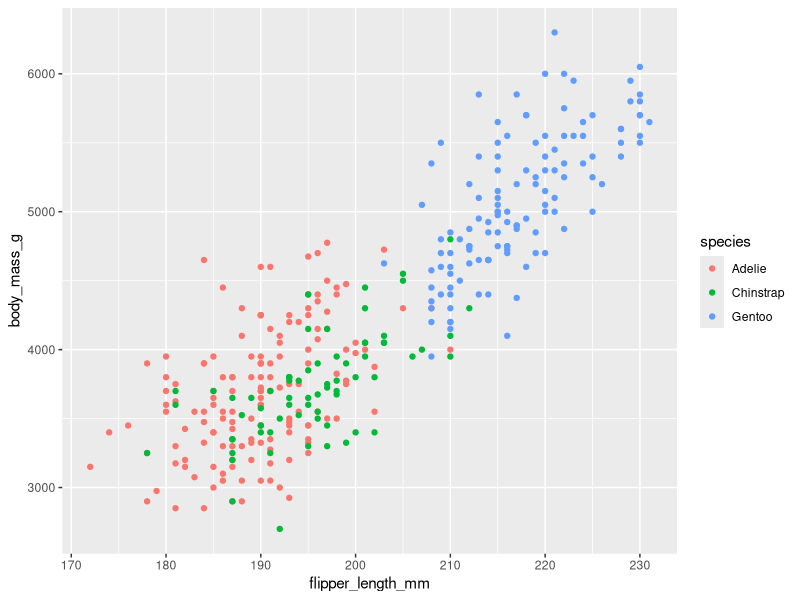
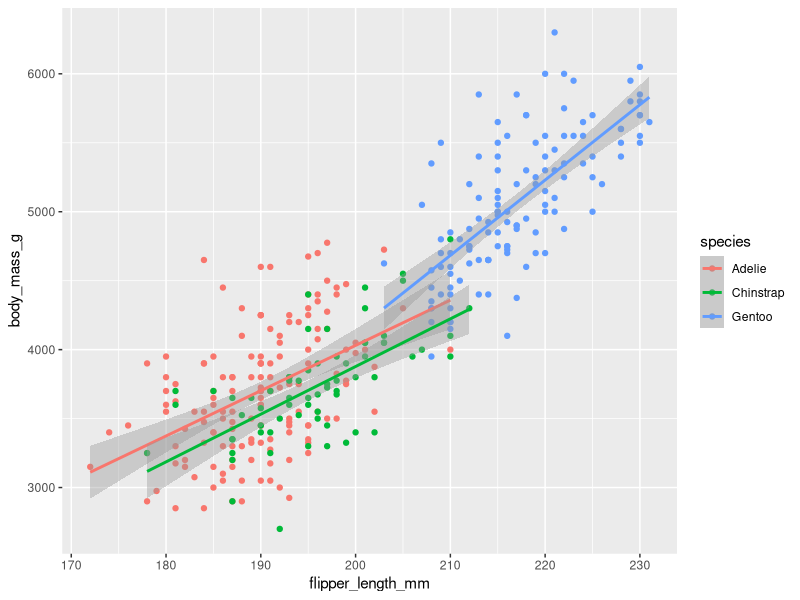
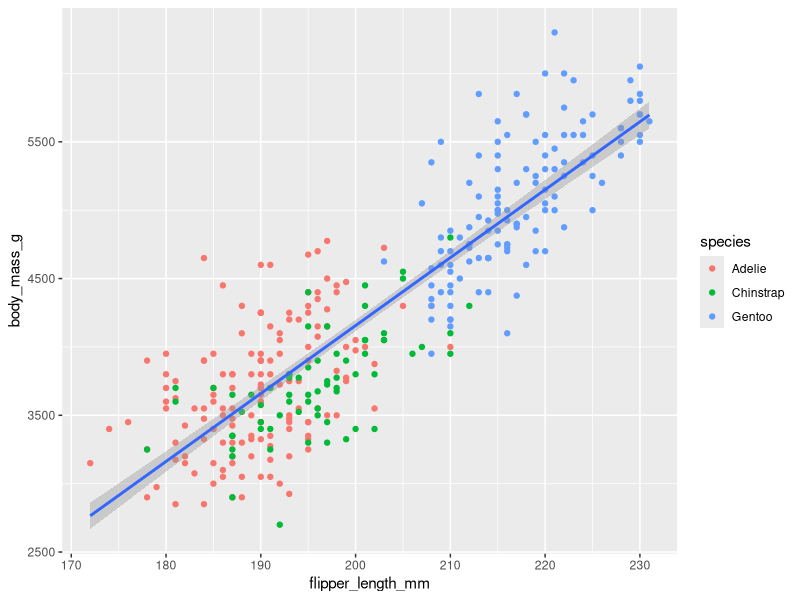
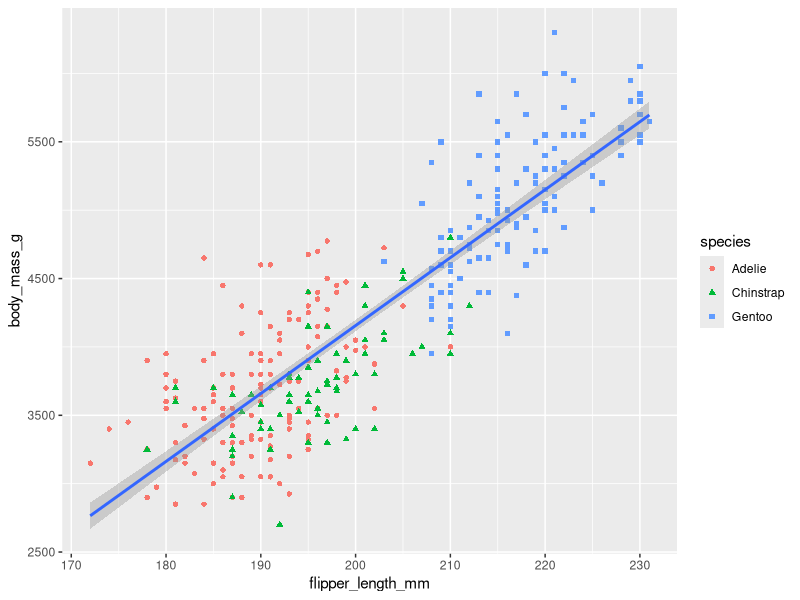
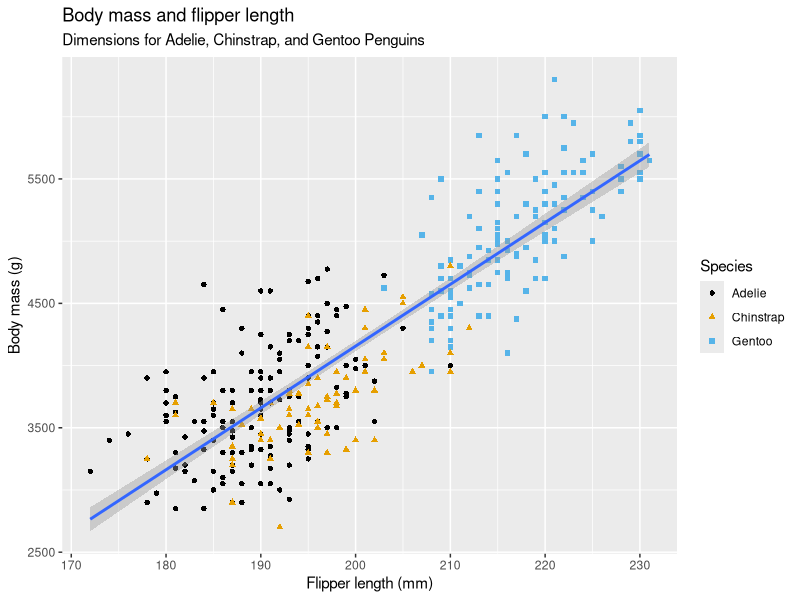
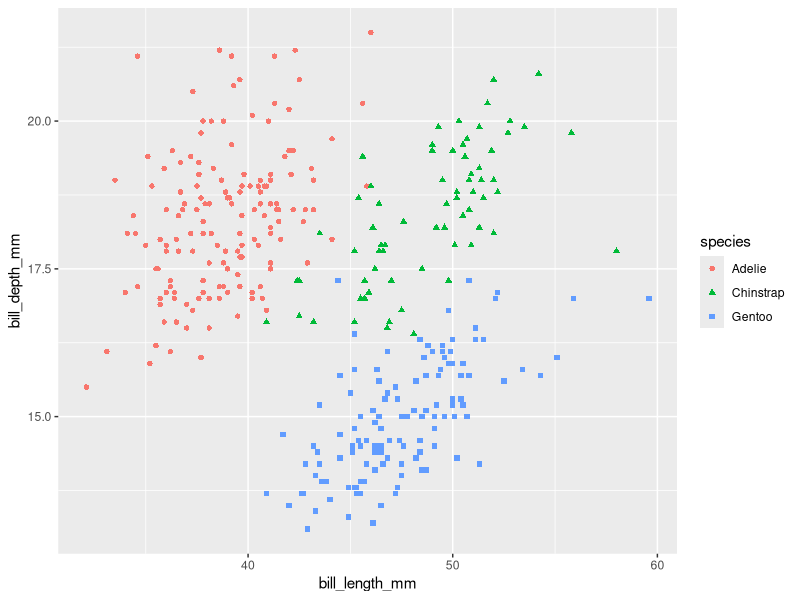
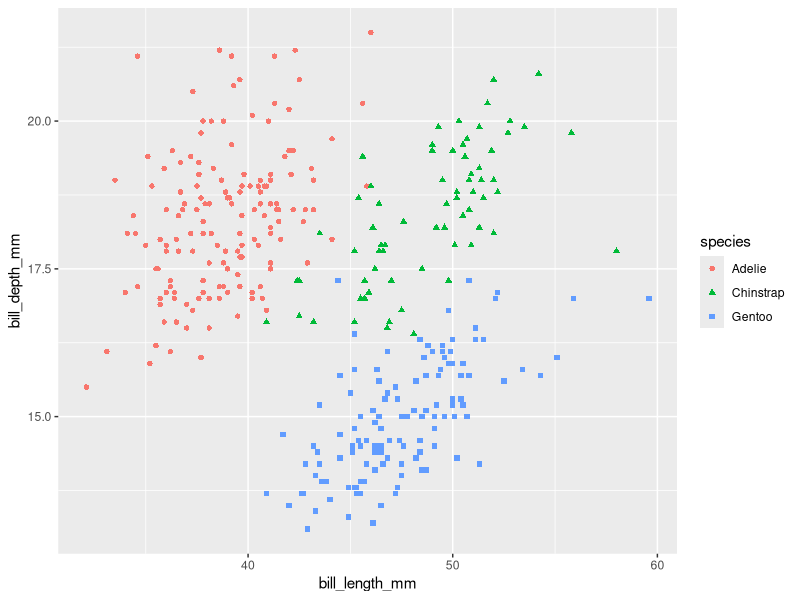
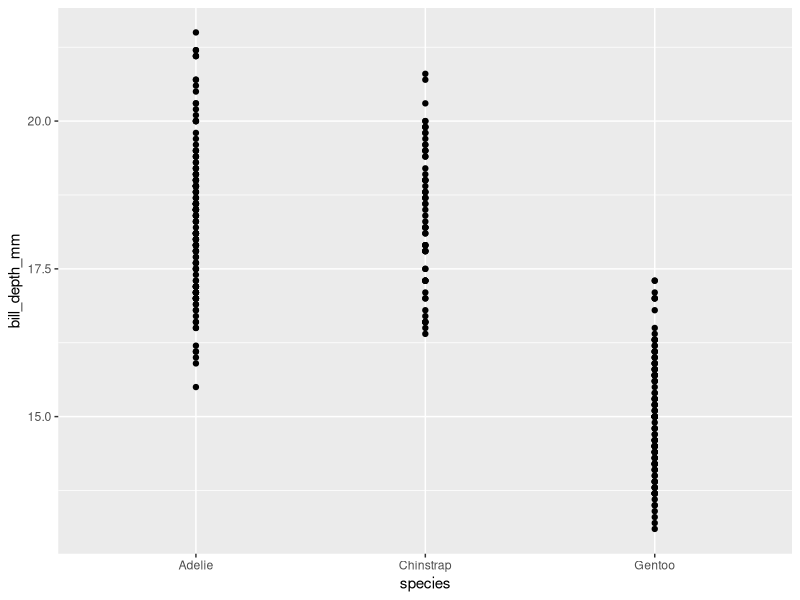

The R script that drew these images, in order: (Note: this script raises an error after producing the figures.)
library(tidyverse)
library(palmerpenguins)
library(ggthemes)

penguins

glimpse(penguins)

ggplot(
  data = penguins,
  mapping = aes(x = flipper_length_mm, y = body_mass_g, color = species)
) +
  geom_point()

ggplot(
  data = penguins,
  mapping = aes(x = flipper_length_mm, y = body_mass_g, color = species)
) +
  geom_point() +
  geom_smooth(method = "lm")

ggplot(
  data = penguins,
  mapping = aes(x = flipper_length_mm, y = body_mass_g)
) +
  geom_point(mapping = aes(color = species)) +
  geom_smooth(method = "lm")

ggplot(
  data = penguins,
  mapping = aes(x = flipper_length_mm, y = body_mass_g)
) +
  geom_point(mapping = aes(color = species, shape = species)) +
  geom_smooth(method = "lm")

ggplot(
  data = penguins,
  mapping = aes(x = flipper_length_mm, y = body_mass_g)
) +
  geom_point(aes(color = species, shape = species)) +
  geom_smooth(method = "lm") +
  labs(
    title = "Body mass and flipper length",
    subtitle = "Dimensions for Adelie, Chinstrap, and Gentoo Penguins",
    x = "Flipper length (mm)", y = "Body mass (g)",
    color = "Species", shape = "Species"
  ) +
  scale_color_colorblind()

# 1.2.5 Exercises

# 1. How many rows are in penguins? How many columns
dim(penguins) # 344 observations (rows), 8 variables (cols)

# 2. What does the bill_depth_mm variable in the penguins data frame describe?
# Read the help for ?penguins to find out.
?penguins # bill_depth_mm is a number denoting the the bill depth in millimeters

# 3. Make a scatterplot of bill_depth_mm vs. bill_length_mm.
# That is, make a scatterplot with bill_depth_mm on the y-axis and bill_length_mm on the x-axis.
# Describe the relationship between these two variables.
ggplot(data = penguins, mapping = aes(x = bill_length_mm, y = bill_depth_mm, color = species, shape = species)) + geom_point()
# without grouping by species, the data seems to be in clusters, and we can't describe an exact relationship.
ggplot(data = penguins, mapping = aes(x = bill_length_mm, y = bill_depth_mm, color = species, shape = species)) + geom_point()
# There seems to be a moderately strong positive linear relationship between bill_length_mm and bill_depth_mm, when we look at each species seperately.

# 4. What happens if you make a scatterplot of species vs. bill_depth_mm? What might be a better choice of geom?
ggplot(data = penguins, mapping = aes(x = species, y = bill_depth_mm)) + geom_point()
# we see three vertical lines representing the varying bill_depth_mm of observations in each species
# we can better use boxplots geom to visualize categorical variables against numerical variables
ggplot(data = penguins, mapping = aes(x = species, y = bill_depth_mm)) + geom_boxplot()

# 5. Why does the following give an error and how would you fix it?
ggplot(data = penguins) + geom_point()
# the error is caused by the `geom_point()` function call not being given its required aesthetics arguments for x and y
# we can fix this by giving the plot an aesthetic mapping in either the global level `ggplot` or within `geom_point`
# passing it the variables we want to plot for x and y (we choose species and bill_depth_mm here arbitrarily)
ggplot(data = penguins) + geom_point(mapping = aes(x = species, y = bill_depth_mm))

# 6. What does the na.rm argument do in geom_point()? What is the default value of the argument? Create a scatterplot where you successfully use this argument set to TRUE.
# > the `na.rm` argument removes missing values with a warning when the value is FALSE; when it is TRUE, the missing values are silently removed
# > the default value is FALSE
ggplot(data = penguins, mapping = aes(x = bill_length_mm, y = bill_depth_mm, color = species, shape = species)) + geom_point(na.rm = TRUE)

# 7. Add the following caption to the plot you made in the previous exercise: “Data come from the palmerpenguins package.” Hint: Take a look at the documentation for labs().
ggplot(data = penguins, mapping = aes(x = bill_length_mm, y = bill_depth_mm, color = species, shape = species)) + geom_point(na.rm = TRUE) +
  labs(caption = "Data comes from the palmerpenguins package.")

# 8. Recreate the following visualization. What aesthetic should bill_depth_mm be mapped to? And should it be mapped at the global level or at the geom level?
ggplot(data = penguins, mapping = aes(x = flipper_length_mm, y = body_mass_g)) +
  geom_point(mapping = aes(color = bill_depth_mm)) +
  geom_smooth()
# > bill_depth_mm should be mapping at the geom level as geom_smooth would otherwise need a different scale

# 9. Run this code in your head and predict what the output will look like. Then, run the code in R and check your predictions.
ggplot(
  data = penguins,
  mapping = aes(x = flipper_length_mm, y = body_mass_g, color = island)
) +
  geom_point() +
  geom_smooth(se = FALSE)
# > prediction: scatterplot of flipper_length vs body_mass, with observations grouped by island using color, and the line will not have an interval around it
# > results: mostly right, but I thought there would only be one line; here the colors are mapped globally, so we have 3 lines instead of 1 (if it were mapped at the geom level)

# 10. Will these two graphs look different? Why/why not?
# > No, it shouldn't be cause the aesthetic mappings are the same and inherited
ggplot(
  data = penguins,
  mapping = aes(x = flipper_length_mm, y = body_mass_g)
) +
  geom_point() +
  geom_smooth()

ggplot() +
  geom_point(
    data = penguins,
    mapping = aes(x = flipper_length_mm, y = body_mass_g)
  ) +
  geom_smooth(
    data = penguins,
    mapping = aes(x = flipper_length_mm, y = body_mass_g)
  )


### 1.4 Visualizing distributions
ggplot(penguins, aes(x = species)) +
  geom_bar()

ggplot(penguins, aes(x = fct_infreq(species))) + geom_bar()

ggplot(penguins, aes(x = body_mass_g)) + geom_histogram(binwidth = 200)
ggplot(penguins, aes(x = body_mass_g)) + geom_histogram(binwidth = 20)
ggplot(penguins, aes(x = body_mass_g)) + geom_histogram(binwidth = 2000)
ggplot(penguins, aes(x = body_mass_g)) + geom_density()

## 1.4.3 Exercises

# 1. Make a bar plot of species of penguins, where you assign species to the y aesthetic. How is this plot different?
ggplot(penguins, aes(y = species)) + geom_bar()
# > the categorical variable `species` is on the y-axis instead, so the bar projects horizontally to right

# 2. How are the following two plots different? Which aesthetic, color or fill, is more useful for changing the color of bars?
ggplot(penguins, aes(x = species)) +
  geom_bar(color = "red")

ggplot(penguins, aes(x = species)) +
  geom_bar(fill = "red")
# > the `color` aesthetic changes the outline color of the bar, while the `fill` aesthetic changes the shape of the area inside theb ars
# > `fill` is the more useful aesthetic here for changing the color of the bars

# 3. What does the bins argument in geom_histogram() do?
ggplot(penguins, aes(x = body_mass_g)) + geom_histogram(bins=10)
ggplot(penguins, aes(x = body_mass_g)) + geom_histogram(bins=60)
# > the `bins` argument allows users to specify the desired number of bins instead of binwidth; R will compute binwidth based on the specified number of bins

# 4. Make a histogram of the carat variable in the diamonds dataset that is available when you load the tidyverse package. Experiment with different binwidths. What binwidth reveals the most interesting patterns?
summary(diamonds)
dim(diamonds)
ggplot(diamonds, aes(x = carat)) + geom_histogram()
ggplot(diamonds, aes(x = carat)) + geom_histogram(binwidth=0.2)
ggplot(diamonds, aes(x = carat)) + geom_histogram(binwidth=0.1)
ggplot(diamonds, aes(x = carat)) + geom_histogram(binwidth=0.05)
ggplot(diamonds, aes(x = carat)) + geom_histogram(binwidth=0.025)
ggplot(diamonds, aes(x = carat)) + geom_histogram(binwidth=0.0125)
ggplot(diamonds, aes(x = carat)) + geom_histogram(binwidth=0.00625)
# > the most interesting pattern is probably binwidth of 0.025

### 1.5 Visualizing relationships
# 1 numerical and 1 categorical variable
ggplot(penguins, aes(x = species, y = body_mass_g)) + geom_boxplot()

ggplot(penguins, aes(x = body_mass_g, color = species)) + geom_density(linewidth = 0.75)

ggplot(penguins, aes(x = body_mass_g, color = species, fill = species)) + geom_density(alpha = 0.5)

# two categorical variables
ggplot(penguins, aes(x = island, fill = species)) + geom_bar()
ggplot(penguins, aes(x = island, fill = species)) + geom_bar(position = "fill")

# two numerical variables
ggplot(penguins, aes(x = flipper_length_mm, y = body_mass_g)) +
  geom_point()

# three or more variables
ggplot(penguins, aes(x = flipper_length_mm, y = body_mass_g)) +
  geom_point(aes(color = species, shape = island))

ggplot(penguins, aes(x = flipper_length_mm, y = body_mass_g)) +
  geom_point(aes(color = species, shape = species)) +
  facet_wrap(~island)

### 1.5.5 Exercises

# 1. The mpg data frame that is bundled with the ggplot2 package contains 234 observations collected by the US Environmental Protection Agency on 38 car models. Which variables in mpg are categorical? Which variables are numerical? (Hint: Type ?mpg to read the documentation for the dataset.) How can you see this information when you run mpg?
?mpg
glimpse(mpg)
summary(mpg)
# > the variables that are of `chr` type are categorical; although some numerical variables like number of cylinders are arguably categorical too

# 2. Make a scatterplot of hwy vs. displ using the mpg data frame. Next, map a third, numerical variable to color, then size, then both color and size, then shape. How do these aesthetics behave differently for categorical vs. numerical variables?
ggplot(mpg, aes(x = hwy, y = displ)) + geom_point()
ggplot(mpg, aes(x = hwy, y = displ, color = cty)) + geom_point()
ggplot(mpg, aes(x = hwy, y = displ, size = cty)) + geom_point()
ggplot(mpg, aes(x = hwy, y = displ, color = cty, size = cty)) + geom_point()
ggplot(mpg, aes(x = hwy, y = displ, shape = cyl)) + geom_point() # error: # shape does not take a continuous, numerical variable
ggplot(mpg, aes(x = hwy, y = displ, shape = as.factor(cyl))) + geom_point()
ggplot(mpg, aes(x = hwy, y = displ, shape = drv)) + geom_point() # error: # shape does not take a continuous, numerical variable

# > `color` can take use both numerical and categorical variables
# > `size` should use ideally continuous numerical variables rather than discrete
# > `shape` can only take a categorical variable

# 3. In the scatterplot of hwy vs. displ, what happens if you map a third variable to linewidth?
ggplot(mpg, aes(x = hwy, y = displ)) + geom_point()
ggplot(mpg, aes(x = hwy, y = displ, linewidth = cty)) + geom_point()
ggplot(mpg, aes(x = hwy, y = displ, linewidth = cty)) + geom_point() + geom_smooth()
# > if we use a discrete variable for `linewidth`, it will connect the points between observations of the same factor level
# > if we use a continuous numeric variable for `linewidth`, it will change the density/darkness of the geom_smooth line, but this is not very obvious

# 4. What happens if you map the same variable to multiple aesthetics?
# > we are able to see the variable in more dimensions, especially for aesthetics like shape and color, which allows for a range
# > while for some aesthetics, it will just be the same plot but with a new feature, which may or may not enhance the visuals
ggplot(mpg, aes(x = hwy, y = hwy)) + geom_point(aes(color=hwy, size=hwy))

# 5. Make a scatterplot of bill_depth_mm vs. bill_length_mm and color the points by species. What does adding coloring by species reveal about the relationship between these two variables? What about faceting by species?
ggplot(penguins, aes(x = bill_depth_mm, y = bill_length_mm, color = species)) + geom_point() + geom_smooth()
# > adding the color reveals that there is a positive linear relationship between `bill_depth_mm` and `bill_length_mm`, which we wouldn't see if we didn't color the points by `species`
ggplot(penguins, aes(x = bill_depth_mm, y = bill_length_mm)) + geom_point() + geom_smooth() + facet_wrap(~species)
# > faceting does the same, but makes it easier to compare the effect of the variable on the x-axis on the response on the y-axis as the observations are in separate groups and don't overlap

# 6.Why does the following yield two separate legends? How would you fix it to combine the two legends?
ggplot(
  data = penguins,
  mapping = aes(
    x = bill_length_mm, y = bill_depth_mm, 
    color = species, shape = species
  )
) +
  geom_point() +
  labs(color = "Species")

# > there are two separate legends because we added a separate label for color of Species specifically,
# so we can either remove `labs` or add another argument `shape = Species`
ggplot(
  data = penguins,
  mapping = aes(
    x = bill_length_mm, y = bill_depth_mm
  )
) +
  geom_point(mapping = aes(color = species, shape = species)) +
  labs(shape = "Species", color = "Species")

# 7. Create the two following stacked bar plots. Which question can you answer with the first one? Which question can you answer with the second one?
ggplot(penguins, aes(x = island, fill = species)) +
  geom_bar(position = "fill")
# in the above plot, we can answer whether a species appears on an/any/all island; we can also answer questions about the composition of penguin species by island and compare them across islands
ggplot(penguins, aes(x = species, fill = island)) +
  geom_bar(position = "fill")
# in the second plot, we can answer where which islands a species is present on; also, we can answer how a particular species' population is distributed across islands (where do Adelies live on the most?)

## 1.6 saving your plots
ggplot(penguins, aes(x = flipper_length_mm, y = body_mass_g)) +
  geom_point()
ggsave(filename = "penguin-plot.png")

### 1.6.1 Exercises

# 1. Run the following lines of code. Which of the two plots is saved as mpg-plot.png? Why?
ggplot(mpg, aes(x = class)) +
  geom_bar()
ggplot(mpg, aes(x = cty, y = hwy)) +
  geom_point()
ggsave("mpg-plot.png")
# > the second plot is saved because the default argument for `ggsave` is the last plot displayed

# 2. What do you need to change in the code above to save the plot as a PDF instead of a PNG? How could you find out what types of image files would work in ggsave()?
# > pass the argument `device = "pdf"` to `ggsave`
# > find out more using `?ggsave`